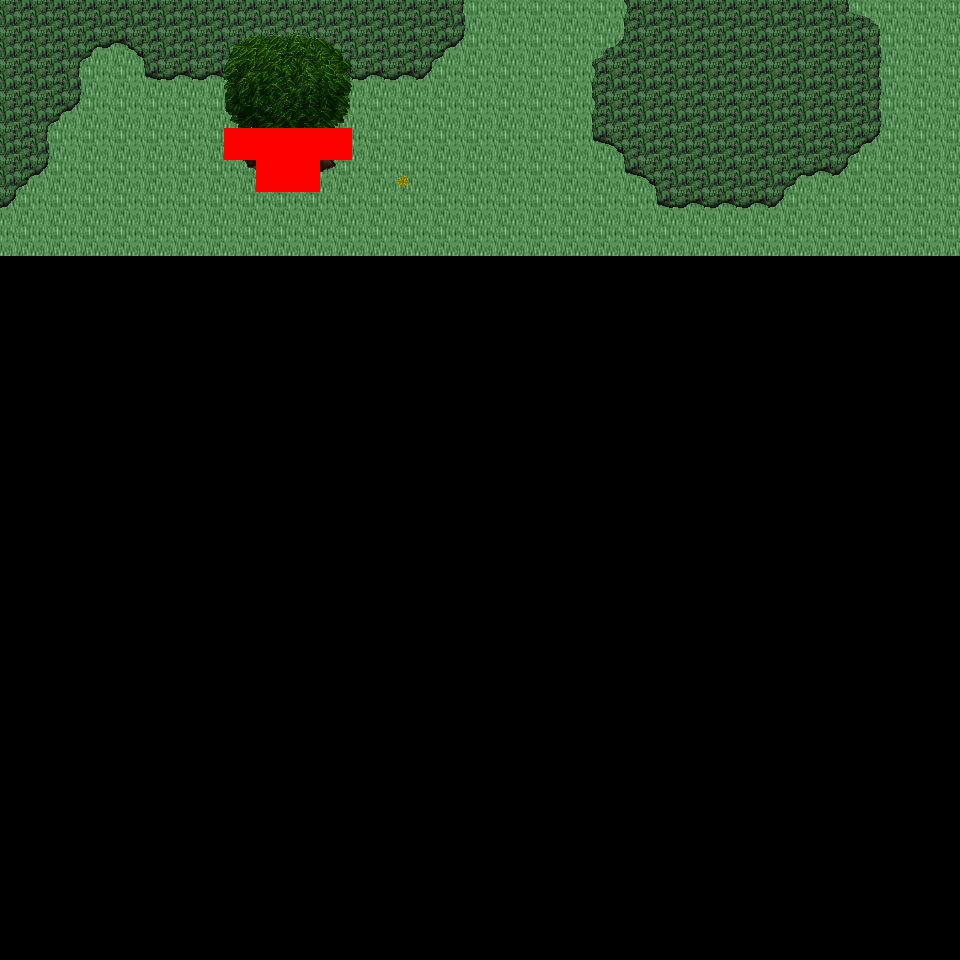

Below is a game level as drawn by its tile map, then a one-line description and the .tmx that defines it (tile-layer data replaced by summaries):
An orthogonal 30x30 tile map with 32x32 px tiles, 6 tile layers (Ground, Object, Object2, Above, ...), 24 tilesets and 3 objects (3x mapExit).

<map version="1.0" orientation="orthogonal" renderorder="right-down" width="30" height="30" tilewidth="32" tileheight="32" nextobjectid="4">
  <tileset firstgid="1" name="tileset_logic_collision" tilewidth="32" tileheight="32" tilecount="1" columns="1">
    <image source="../drawable/tileset_logic_collision.png" width="32" height="32" />
  </tileset>
  <tileset firstgid="2" name="tileset_ground_ground" tilewidth="32" tileheight="32" tilecount="33" columns="3">
    <image source="../drawable/tileset_ground_ground.png" width="96" height="352" />
  </tileset>
  <tileset firstgid="35" name="tileset_terrain_grassland" tilewidth="32" tileheight="32" tilecount="88" columns="8">
    <image source="../drawable/tileset_terrain_grassland.png" width="256" height="352" />
  </tileset>
  <tileset firstgid="123" name="tileset_ground_grass_corners" tilewidth="32" tileheight="32" tilecount="24" columns="6">
    <image source="../drawable/tileset_ground_grass_corners.png" width="192" height="128" />
  </tileset>
  <tileset firstgid="147" name="tileset_ground_grass_edges" tilewidth="32" tileheight="32" tilecount="36" columns="12">
    <image source="../drawable/tileset_ground_grass_edges.png" width="384" height="96" />
  </tileset>
  <tileset firstgid="183" name="tileset_ground_grass_2" tilewidth="32" tileheight="32" tilecount="21" columns="3">
    <image source="../drawable/tileset_ground_grass_2.png" width="96" height="224" />
  </tileset>
  <tileset firstgid="204" name="tileset_plant_tree_tree_darkgreen" tilewidth="32" tileheight="32" tilecount="88" columns="8">
    <image source="../drawable/tileset_plant_tree_tree_darkgreen.png" width="256" height="352" />
  </tileset>
  <tileset firstgid="292" name="tileset_plant_tree_pine_tree" tilewidth="32" tileheight="32" tilecount="20" columns="4">
    <image source="../drawable/tileset_plant_tree_pine_tree.png" width="128" height="160" />
  </tileset>
  <tileset firstgid="312" name="tileset_plant_tree_pine_tree_1" tilewidth="32" tileheight="32" tilecount="20" columns="4">
    <image source="../drawable/tileset_plant_tree_pine_tree_1.png" width="128" height="160" />
  </tileset>
  <tileset firstgid="332" name="tileset_plant_tree_evergreen" tilewidth="32" tileheight="32" tilecount="36" columns="3">
    <image source="../drawable/tileset_plant_tree_evergreen.png" width="96" height="384" />
  </tileset>
  <tileset firstgid="368" name="tileset_plant_tree_fall_trees" tilewidth="32" tileheight="32" tilecount="40" columns="8">
    <image source="../drawable/tileset_plant_tree_fall_trees.png" width="256" height="160" />
  </tileset>
  <tileset firstgid="408" name="tileset_plant_flower_daisy_blue" tilewidth="32" tileheight="32" tilecount="8" columns="2">
    <image source="../drawable/tileset_plant_flower_daisy_blue.png" width="64" height="128" />
  </tileset>
  <tileset firstgid="416" name="tileset_plant_flower_daisy_red" tilewidth="32" tileheight="32" tilecount="8" columns="2">
    <image source="../drawable/tileset_plant_flower_daisy_red.png" width="64" height="128" />
  </tileset>
  <tileset firstgid="424" name="tileset_plant_flower_daisy_white" tilewidth="32" tileheight="32" tilecount="8" columns="2">
    <image source="../drawable/tileset_plant_flower_daisy_white.png" width="64" height="128" />
  </tileset>
  <tileset firstgid="432" name="tileset_plant_flower_daisy_yellow" tilewidth="32" tileheight="32" tilecount="8" columns="2">
    <image source="../drawable/tileset_plant_flower_daisy_yellow.png" width="64" height="128" />
  </tileset>
  <tileset firstgid="440" name="tileset_plant_leaves" tilewidth="32" tileheight="32" tilecount="8" columns="4">
    <image source="../drawable/tileset_plant_leaves.png" width="128" height="64" />
  </tileset>
  <tileset firstgid="448" name="tileset_logic_creature_animal" tilewidth="32" tileheight="32" tilecount="32" columns="8">
    <image source="../drawable/tileset_logic_creature_animal.png" width="256" height="128" />
  </tileset>
  <tileset firstgid="480" name="tileset_plant_flower_red_blue_clusters" tilewidth="32" tileheight="32" tilecount="4" columns="1">
    <image source="../drawable/tileset_plant_flower_red_blue_clusters.png" width="32" height="128" />
  </tileset>
  <tileset firstgid="484" name="tileset_ground_tall_grass" tilewidth="32" tileheight="32" tilecount="15" columns="5">
    <image source="../drawable/tileset_ground_tall_grass.png" width="160" height="96" />
  </tileset>
  <tileset firstgid="499" name="tileset_logic_creature_reptile" tilewidth="32" tileheight="32" tilecount="7" columns="7">
    <image source="../drawable/tileset_logic_creature_reptile.png" width="224" height="32" />
  </tileset>
  <tileset firstgid="506" name="tileset_logic_creature_fowl" tilewidth="32" tileheight="32" tilecount="6" columns="6">
    <image source="../drawable/tileset_logic_creature_fowl.png" width="192" height="32" />
  </tileset>
  <tileset firstgid="512" name="tileset_plant_bush_berried" tilewidth="32" tileheight="32" tilecount="60" columns="5">
    <image source="../drawable/tileset_plant_bush_berried.png" width="160" height="384" />
  </tileset>
  <tileset firstgid="572" name="tileset_plant_bushes_and_trees" tilewidth="32" tileheight="32" tilecount="144" columns="16">
    <image source="../drawable/tileset_plant_bushes_and_trees.png" width="512" height="289" />
  </tileset>
  <tileset firstgid="716" name="tileset_plant_bush_leafy" tilewidth="32" tileheight="32" tilecount="48" columns="8">
    <image source="../drawable/tileset_plant_bush_leafy.png" width="256" height="192" />
  </tileset>
  <layer name="Ground" width="30" height="30">
    <data>[900 cells, 240 non-empty, 2 distinct tile ids]</data>
  </layer>
  <layer name="Object" width="30" height="30">
    <data>[900 cells, 56 non-empty, 20 distinct tile ids]</data>
  </layer>
  <layer name="Object2" width="30" height="30">
    <data>[900 cells, 0 non-empty, 0 distinct tile ids]</data>
  </layer>
  <layer name="Above" width="30" height="30">
    <data>[900 cells, 12 non-empty, 12 distinct tile ids]</data>
  </layer>
  <layer name="Above2" width="30" height="30">
    <data>[900 cells, 0 non-empty, 0 distinct tile ids]</data>
  </layer>
  <layer name="Walkable" width="30" height="30">
    <data>[900 cells, 6 non-empty, 1 distinct tile ids]</data>
  </layer>
  <objectgroup name="MapEvents">
    <object id="1" name="north" type="mapExit" x="0" y="0" width="960" height="32">
      <properties>
        <property name="map" value="level_0_x36_y11" />
        <property name="x" value="0" />
        <property name="y" value="28" />
      </properties>
    </object>
    <object id="2" name="west" type="mapExit" x="0" y="0" width="32" height="960">
      <properties>
        <property name="map" value="level_0_x35_y12" />
        <property name="x" value="28" />
        <property name="y" value="0" />
      </properties>
    </object>
    <object id="3" name="east" type="mapExit" x="928" y="0" width="32" height="960">
      <properties>
        <property name="map" value="level_0_x37_y12" />
        <property name="x" value="1" />
        <property name="y" value="0" />
      </properties>
    </object>
  </objectgroup>
</map>
